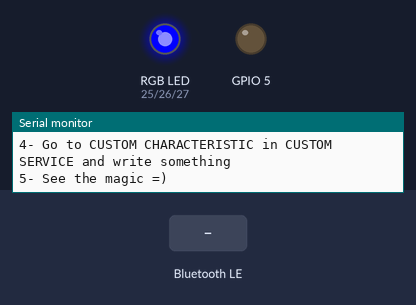
This sketch was run on a simulated ESP32. On the bench: an RGB LED mixed from three pins (HIGH = lit), output pins drawn as LEDs (lit = HIGH), the last lines printed to the serial monitor. Dashed ring = blinking. The test bench sets the inputs (shaded band). Nothing arrives over Bluetooth unless stated; a phone connects over Bluetooth LE 3 s after start.

Above: at 1.1 s.
2.8 s: Bluetooth LE write "0" received
At 3.3 s:
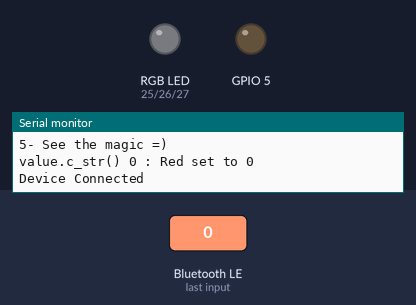
5.8 s: Bluetooth LE write "1" received
At 6.9 s:
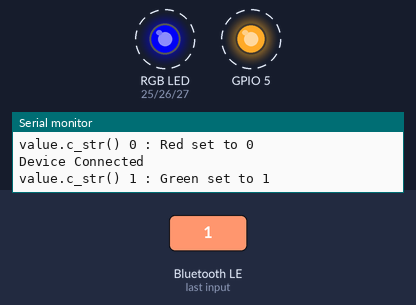
8.8 s: Bluetooth LE write "1" received
At 9.9 s:
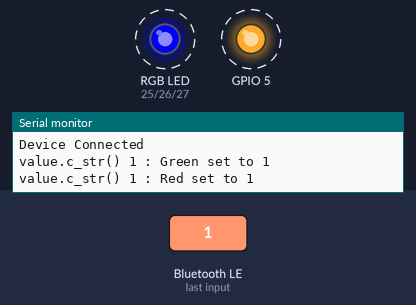
11.8 s: Bluetooth LE write "0" received
At 12.9 s:
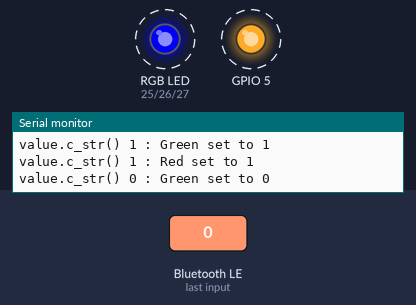
14.8 s: Bluetooth LE write "90" received
17.8 s: Bluetooth LE write "5" received
At 18.9 s:
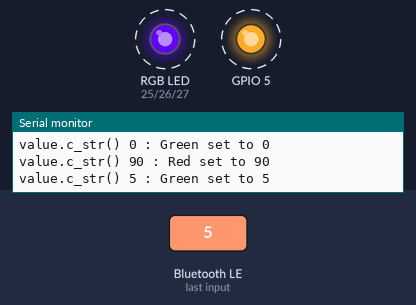
Timing chart, 0 to 21.8 s (numbered marks = the images above; inputs shaded):
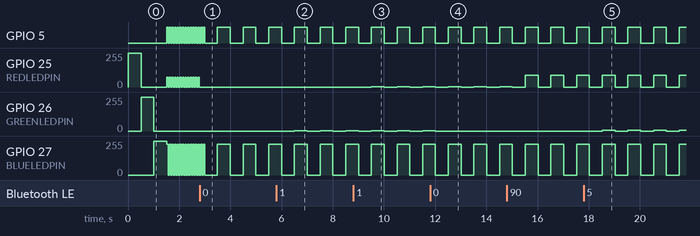

The sketch:

BLE_write_JeffFlashy.ino
```cpp
/*
    Based on Neil Kolban example for IDF: https://github.com/nkolban/esp32-snippets/blob/master/cpp_utils/tests/BLE%20Tests/SampleWrite.cpp
    Ported to Arduino ESP32 by Evandro Copercini
*/

#include <BLEDevice.h>
#include <BLEUtils.h>
#include <BLEServer.h>

// See the following for generating UUIDs:
// https://www.uuidgenerator.net/

#define SERVICE_UUID        "4fafc201-1fb5-459e-8fcc-c5c9c331914b"
#define CHARACTERISTIC_UUID_ONOFF "beb5483e-36e1-4688-b7f5-ea07361b26a8"
#define CHARACTERISTIC_UUID_REDLED "f381834e-72c4-401d-a3e0-9d74517d655c"
#define CHARACTERISTIC_UUID_GREENLED "0e551086-e27b-4da6-b153-d76a3d92d406"
#define CHARACTERISTIC_UUID_BLUELED "1deb85de-e24c-4d90-ba40-5a8042139efc"

#define REDLEDPIN 25
#define GREENLEDPIN 26
#define BLUELEDPIN 27

typedef enum{LEDoff, LEDon, LEDflash} LEDmodeType;
int flashLength = 50;

int redValue = 75;
int greenValue = 0;
int blueValue = 230;

int freq =5000;
int ledChannelRed = 0;
int ledChannelGreen = 1;
int ledChannelBlue = 2;
int resolution = 8;


LEDmodeType LEDmode = LEDflash;

class MyServerCallbacks: public BLEServerCallbacks {
  void onConnect(BLEServer* pServer)
  {
    Serial.println("Device Connected");
    flashLength = 500;
  }

  void onDisconnect(BLEServer* pServer)
  {
     Serial.println("Device Disconnected");
     flashLength = 50;
     LEDmode = LEDflash;
  }
};

class MyCallbacksONOFF: public BLECharacteristicCallbacks {
    void onWrite(BLECharacteristic *pCharacteristic) {
      std::string value = pCharacteristic->getValue();

      if (value.length() == 1) {
        if (value[0]=='0')
        {
          Serial.println("Turn Off LED");
          LEDmode = LEDoff;
        }
        else if (value[0]=='1')
        {
          Serial.println("Turn ON LED");
          LEDmode = LEDon;
        }
        else
        {
          Serial.println("Error: Bad ON/OFF message, not 0 or 1");
          LEDmode = LEDflash;
        }
      }
      else
      {
        Serial.println("Error: ON/OFF message too long");
        LEDmode = LEDflash;
      }
    }
};

class MyCallbacksSetRED: public BLECharacteristicCallbacks {
    void onWrite(BLECharacteristic *pCharacteristic) {
      std::string value = pCharacteristic->getValue();
      Serial.print("value.c_str() ");
      Serial.print(value.c_str());
      //redValue = value.c_str();
      redValue = atoi( value.c_str() );
      if ((redValue < 0) || (redValue > 255))
      {
        Serial.println(" : Bad Red Value input");
      }
      else
      {
        Serial.print(" : Red set to ");
        Serial.println(redValue);
      }
    }
};

class MyCallbacksSetGREEN: public BLECharacteristicCallbacks {
    void onWrite(BLECharacteristic *pCharacteristic) {
      std::string value = pCharacteristic->getValue();
      Serial.print("value.c_str() ");
      Serial.print(value.c_str());
      //greenValue = value.c_str();
      greenValue = atoi( value.c_str() );
      if ((greenValue < 0) || (greenValue > 255))
      {
        Serial.println(" : Bad Green Value input");
      }
      else
      {
        Serial.print(" : Green set to ");
        Serial.println(greenValue);
      }
    }
};

class MyCallbacksSetBLUE: public BLECharacteristicCallbacks {
    void onWrite(BLECharacteristic *pCharacteristic) {
      std::string value = pCharacteristic->getValue();
      Serial.print("value.c_str() ");
      Serial.print(value.c_str());
      //blueValue = value.c_str();
      blueValue = atoi( value.c_str() );
      if ((blueValue < 0) || (blueValue > 255))
      {
        Serial.println(" : Bad Blue Value input");
      }
      else
      {
        Serial.print(" : Blue set to ");
        Serial.println(blueValue);
      }
    }
};


void setup() {
  int colorDigits;
  uint8_t initColorStatus[3];
  Serial.begin(115200);

  Serial.println("1- Download and install an BLE scanner app in your phone");
  Serial.println("2- Scan for BLE devices in the app");
  Serial.println("3- Connect to MyESP32");
  Serial.println("4- Go to CUSTOM CHARACTERISTIC in CUSTOM SERVICE and write something");
  Serial.println("5- See the magic =)");

  BLEDevice::init("Jeff's ESP32 Thing");
  BLEServer *pServer = BLEDevice::createServer();
  pServer->setCallbacks(new MyServerCallbacks());

  BLEService *pService = pServer->createService(SERVICE_UUID);

  BLECharacteristic *pCharONOFF = pService->createCharacteristic(
                                         CHARACTERISTIC_UUID_ONOFF,
                                         BLECharacteristic::PROPERTY_READ |
                                         BLECharacteristic::PROPERTY_WRITE
                                       );


  BLECharacteristic *pCharRedLED = pService->createCharacteristic(
                                         CHARACTERISTIC_UUID_REDLED,
                                         BLECharacteristic::PROPERTY_READ |
                                         BLECharacteristic::PROPERTY_WRITE
                                       );

  BLECharacteristic *pCharGreenLED = pService->createCharacteristic(
                                         CHARACTERISTIC_UUID_GREENLED,
                                         BLECharacteristic::PROPERTY_READ |
                                         BLECharacteristic::PROPERTY_WRITE
                                       );

  BLECharacteristic *pCharBlueLED = pService->createCharacteristic(
                                         CHARACTERISTIC_UUID_BLUELED,
                                         BLECharacteristic::PROPERTY_READ |
                                         BLECharacteristic::PROPERTY_WRITE
                                       );

  pCharONOFF->setCallbacks(new MyCallbacksONOFF());
  initColorStatus[0]=(LEDmode+'0');
  pCharONOFF->setValue(initColorStatus,1);

  pCharRedLED->setCallbacks(new MyCallbacksSetRED());
  colorDigits = setColorInitValue(redValue, initColorStatus);
  pCharRedLED->setValue(initColorStatus,colorDigits);

  pCharGreenLED->setCallbacks(new MyCallbacksSetGREEN());
  colorDigits = setColorInitValue(greenValue, initColorStatus);
  pCharGreenLED->setValue(initColorStatus,colorDigits);

  pCharBlueLED->setCallbacks(new MyCallbacksSetBLUE());
  colorDigits = setColorInitValue(blueValue, initColorStatus);
  pCharBlueLED->setValue(initColorStatus,colorDigits);

  /* old version of setting initial colorValues
  pCharGreenLED->setCallbacks(new MyCallbacksSetGREEN());
  colorDigits = 1;
  initColorStatus[2]=greenValue%10+'0';
  if (greenValue >= 10)
  {
    initColorStatus[1]=(greenValue%100)/10+'0';
    colorDigits++;
  }
  if (greenValue >= 100)
  {
   initColorStatus[0]=greenValue/100+'0';
   colorDigits++;
  }
  pCharGreenLED->setValue(initColorStatus,colorDigits);
  */

  pService->start();

  BLEAdvertising *pAdvertising = pServer->getAdvertising();
  pAdvertising->start();
  pinMode(5,OUTPUT);

  ledcSetup(ledChannelRed, freq, resolution);
  ledcAttachPin(REDLEDPIN, ledChannelRed);
  ledcSetup(ledChannelGreen, freq, resolution);
  ledcAttachPin(GREENLEDPIN, ledChannelGreen);
  ledcSetup(ledChannelBlue, freq, resolution);
  ledcAttachPin(BLUELEDPIN, ledChannelBlue);

   ledcWrite(ledChannelRed, 255);
   ledcWrite(ledChannelGreen, 0);
   ledcWrite(ledChannelBlue, 0);
   delay(500);

   ledcWrite(ledChannelRed, 0);
   ledcWrite(ledChannelGreen, 255);
   ledcWrite(ledChannelBlue, 0);
   delay(500);

   ledcWrite(ledChannelRed, 0);
   ledcWrite(ledChannelGreen, 0);
   ledcWrite(ledChannelBlue, 255);
   delay(500);

   ledcWrite(ledChannelRed, 255);
   ledcWrite(ledChannelGreen, 255);
   ledcWrite(ledChannelBlue, 255);
}

void loop() {

  uint32_t flashTimer;
  static uint32_t lastTime = 0;
  static int lastLEDState = 0;
  // put your main code here, to run repeatedly:
  flashTimer = millis();
  if (LEDmode == LEDoff)
  {
    digitalWrite(5, LOW);
    ledcWrite(ledChannelRed, 0);
    ledcWrite(ledChannelGreen, 0);
    ledcWrite(ledChannelBlue, 0);
  }
  else if (LEDmode == LEDon)
  {
    digitalWrite(5,HIGH);
    ledcWrite(ledChannelRed, redValue);
    ledcWrite(ledChannelGreen, greenValue);
    ledcWrite(ledChannelBlue, blueValue);
  }
  else
  {
    if (flashTimer - lastTime > flashLength)
    {
      lastLEDState = !lastLEDState;
      digitalWrite(5,lastLEDState);
      if (lastLEDState == HIGH)
      {
         ledcWrite(ledChannelRed, redValue);
         ledcWrite(ledChannelGreen, greenValue);
         ledcWrite(ledChannelBlue, blueValue);
      }
      else
      {
         ledcWrite(ledChannelRed, 0);
         ledcWrite(ledChannelGreen, 0);
         ledcWrite(ledChannelBlue, 0);
      }
      lastTime = millis();
    }
  }
}

int setColorInitValue(int colorInitValue, uint8_t outputArray[])
{
  int arrayIndex = 0;

  if ((colorInitValue < 0) || (colorInitValue > 255)) // check for improper R,G, or B colorValues
  {
    Serial.println("colorInitValue ERROR!");
    return -1;
  }

  if (colorInitValue >= 100) // we have a 3 digit color value
  {
    outputArray[arrayIndex]=colorInitValue/100+'0'; // put the first digit into array[0]

    arrayIndex++;
  }

  if (colorInitValue >= 10) // we have either a 3 or 2 digit color value
  {
    outputArray[arrayIndex]=(colorInitValue%100)/10+'0';  // put the tens digit in either array[0] (2 digit color) or array[1] (3 digit color)

    arrayIndex++;
  }

  outputArray[arrayIndex]=colorInitValue%10+'0'; // we have either a 3 or 2 or 1 digit color value and we are putting the ones digit in the appropriate slot
  // of the array. one digit goes in array[0] (1 digit color), array[1] (2 digit color), array[2] (3 digit color)

  return arrayIndex + 1; // arrayIndex + 1 = number of digits of the colorValue (one more than the arrayIndex)
}
```

Measured:
- after the input at 2.8 s, GPIO 25 (REDLEDPIN): stops changing and stays 0/255
- after the input at 5.8 s, GPIO 26 (GREENLEDPIN): alternates 1/255 for 0.50 s and 0/255 for 0.50 s, starting after 0.70 s
- after the input at 8.8 s, GPIO 25 (REDLEDPIN): alternates 1/255 for 0.50 s and 0/255 for 0.50 s, starting after 0.71 s
- after the input at 11.8 s, GPIO 26 (GREENLEDPIN): goes on until 12.0 s, then stays 0/255
- after the input at 17.8 s, GPIO 26 (GREENLEDPIN): alternates 5/255 for 0.50 s and 0/255 for 0.50 s, starting after 0.73 s
- by itself, GPIO 5: alternates HIGH for 0.50 s and LOW for 0.50 s
- by itself, GPIO 25 (REDLEDPIN): repeats every 0.10 s: 75/255 0.05 s, 0/255 0.05 s
- by itself, GPIO 27 (BLUELEDPIN): alternates 229/255 for 0.50 s and 0/255 for 0.50 s
